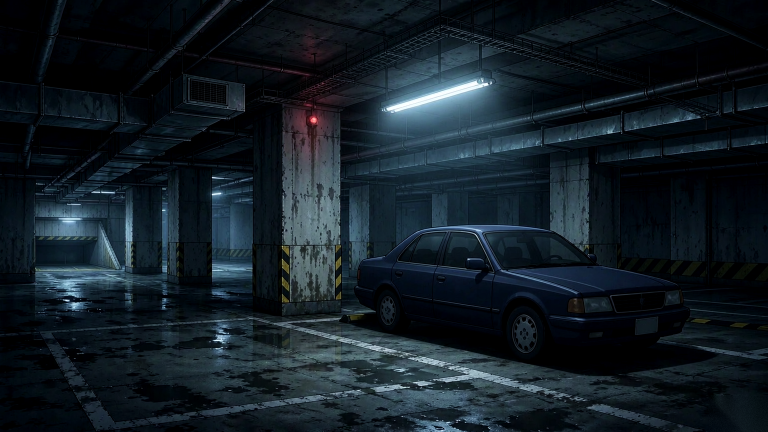
#> input picture 05-images/场景/场景_EP05_地下车库_日漫电影感_v3.png, 1536 x 864 px (shown at 1/2 size)
$ python -i p16_garage_post.py   (imports and definitions only)
#> lines starting #> are read from the running program, lines starting #| are printed output that depends on the picture
#> further down, picture is the input picture: shape (864, 1536, 3); mean B, G, R 37, 29.3, 19.1
# -*- coding: utf-8 -*-
"""P16 地下车库场景图后期：去右下角 AI 水印 + 微调色（压暗降饱和，贴近深蓝近黑车漆）。"""
from pathlib import Path

import cv2
import numpy as np

ROOT = Path(r"D:\HermesWorkspace\ai小说\红绳")
SEG = ROOT / "05-workflow" / "ep05" / "营救陆沉" / "红绳片段16"
SRC = SEG / "验收" / "Japanese_anime_cel_shaded_movi_2026-11-05T14-44-43.png"
OUT_DIR = ROOT / "05-images" / "场景"
# [1 line not run here, left out]


def remove_watermark(bgr: np.ndarray) -> tuple[np.ndarray, np.ndarray]:
    h, w, _ = bgr.shape
    # 水印实测 bbox ≈ (1428,805)-(1526,858)，外扩 10px
    x0, y0, x1, y1 = 1416, 792, w, h
    mask = np.zeros((h, w), np.uint8)
    mask[y0:y1, x0:x1] = 255
    out = cv2.inpaint(bgr, mask, 9, cv2.INPAINT_TELEA)
    # inpaint 后暗部会被抹平，用邻近地面的颗粒噪声补一点纹理
    rng = np.random.default_rng(7)
    patch = out[y0:y1, x0:x1].astype(np.float32)
    noise = rng.normal(0, 3.2, (patch.shape[0], patch.shape[1], 1)).astype(np.float32)
    out[y0:y1, x0:x1] = np.clip(patch + noise, 0, 255).astype(np.uint8)
    return out, mask


def grade(bgr: np.ndarray) -> np.ndarray:
    f = bgr.astype(np.float32) / 255.0
    # 压暗 + 提一点对比（低照度地下空间）
    f = np.power(f, 1.10)
    f = np.clip((f - 0.5) * 1.06 + 0.5, 0, 1)
    # 降饱和（车漆过亮偏紫 → 深蓝近黑）
    hsv = cv2.cvtColor((f * 255).astype(np.uint8), cv2.COLOR_BGR2HSV).astype(np.float32)
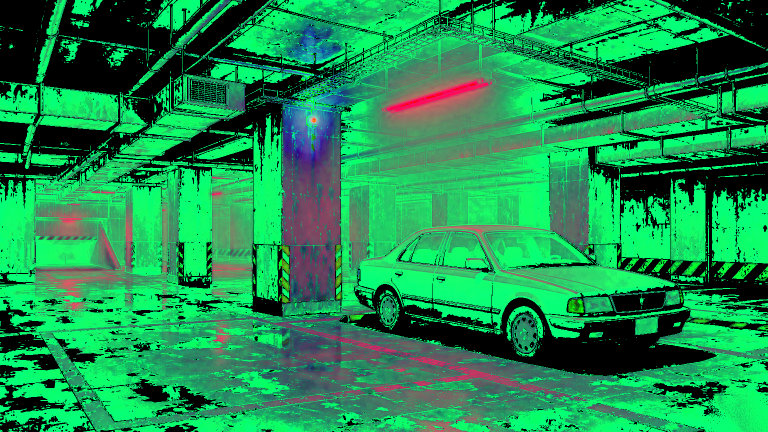
#> hsv: shape (864, 1536, 3) float32 (shown at 1/2 size); mean B, G, R 78.8, 144.5, 27.4
    hsv[..., 1] *= 0.88
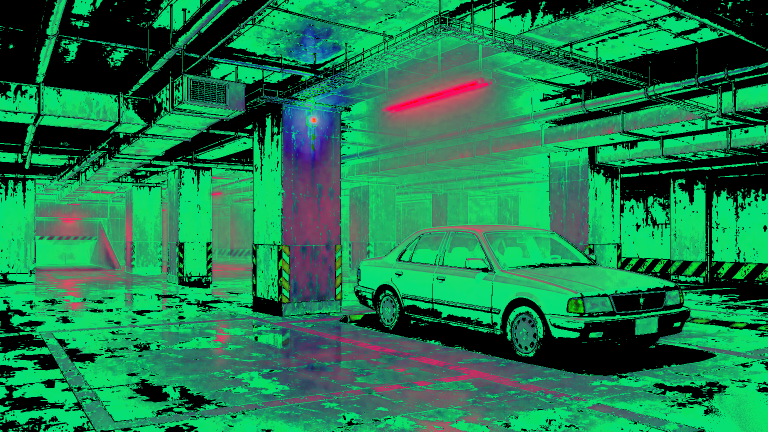
#> hsv: shape (864, 1536, 3) float32 (shown at 1/2 size); mean B, G, R 78.8, 126.8, 27.4
    hsv[..., 2] *= 1.03
    out = cv2.cvtColor(np.clip(hsv, 0, 255).astype(np.uint8), cv2.COLOR_HSV2BGR)
    # 冷色调微偏（暗部加青蓝，高光不动）
    b, g, r = cv2.split(out.astype(np.float32))
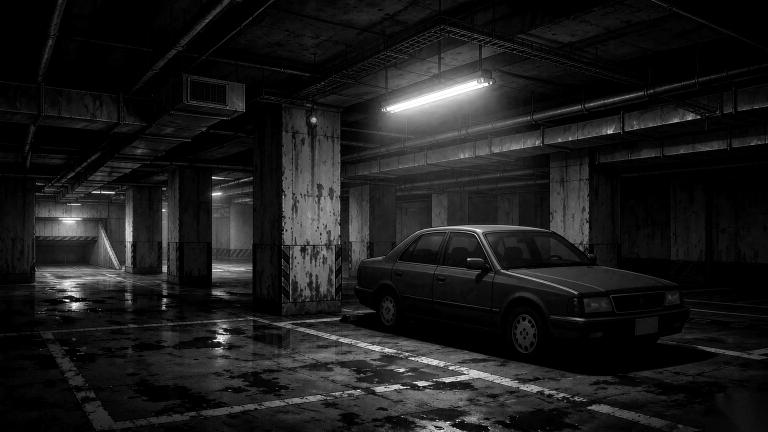
#> b: shape (864, 1536) float32 (shown at 1/2 size); min 0, max 255, mean 27.7
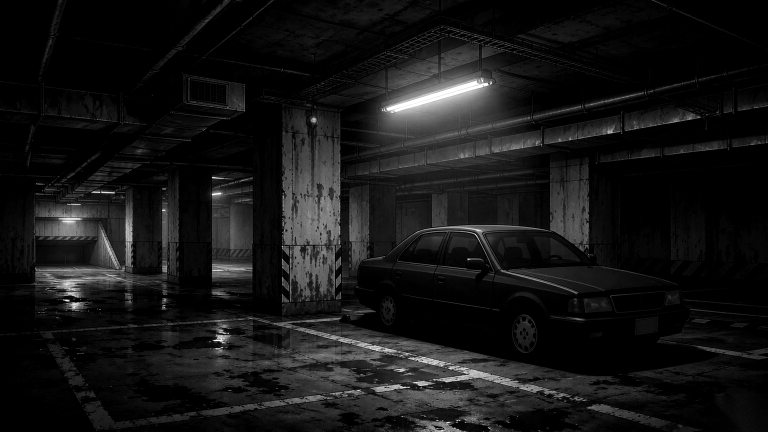
#> g: shape (864, 1536) float32 (shown at 1/2 size); min 0, max 255, mean 21.6
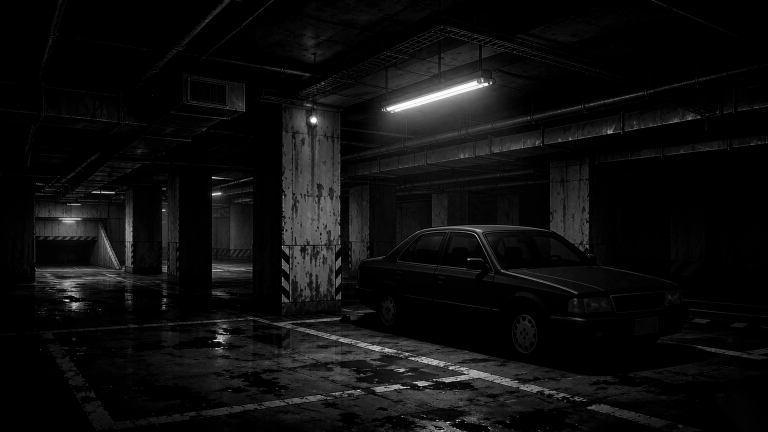
#> r: shape (864, 1536) float32 (shown at 1/2 size); min 0, max 255, mean 14.3
    lum = out.mean(axis=2) / 255.0
    wgt = (1.0 - lum) * 0.10
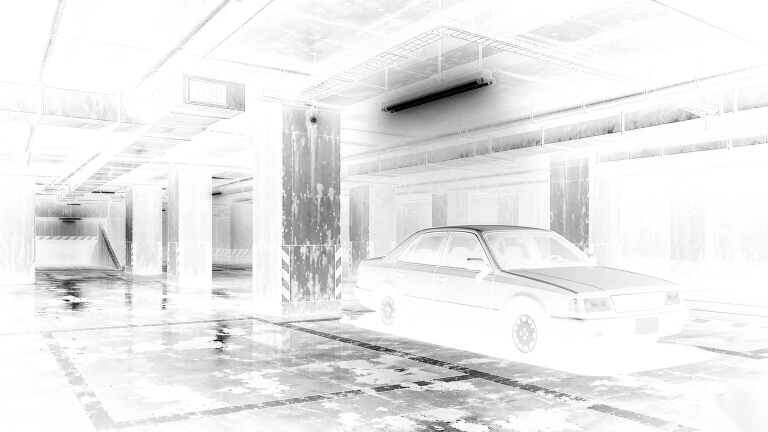
#> wgt: shape (864, 1536) float64 (shown at 1/2 size); min 0, max 0.1, mean 0.0917; drawn with min black and max white
    b = np.clip(b * (1 + wgt), 0, 255)
    g = np.clip(g * (1 + wgt * 0.5), 0, 255)
    r = np.clip(r * (1 - wgt * 0.7), 0, 255)
    return cv2.merge([b, g, r]).astype(np.uint8)


def main() -> None:
    bgr = cv2.imdecode(np.fromfile(str(SRC), dtype=np.uint8), cv2.IMREAD_COLOR)
    print("src", bgr.shape)
    clean, _ = remove_watermark(bgr)
    cv2.imencode(".png", clean)[1].tofile(str(SEG / "验收" / "_车库v3_去水印.png"))

    final = grade(clean)
    out = OUT_DIR / "场景_EP05_地下车库_日漫电影感_v3.png"
    cv2.imencode(".png", final)[1].tofile(str(out))
    print("saved", out, final.shape)

    # 上传包用 jpg（金鱼参考图）
    up = SEG / "上传包" / "image3_garage_anime_v3.jpg"
    cv2.imencode(".jpg", final, [int(cv2.IMWRITE_JPEG_QUALITY), 94])[1].tofile(str(up))
    print("saved", up)


# [2 lines not run here, left out]

>>> import cv2
>>> picture = cv2.imread('../../05-images/场景/场景_EP05_地下车库_日漫电影感_v3.png')
>>> result = grade(picture)

$ run again, on 05-images/场景/场景_ND值班中心.png
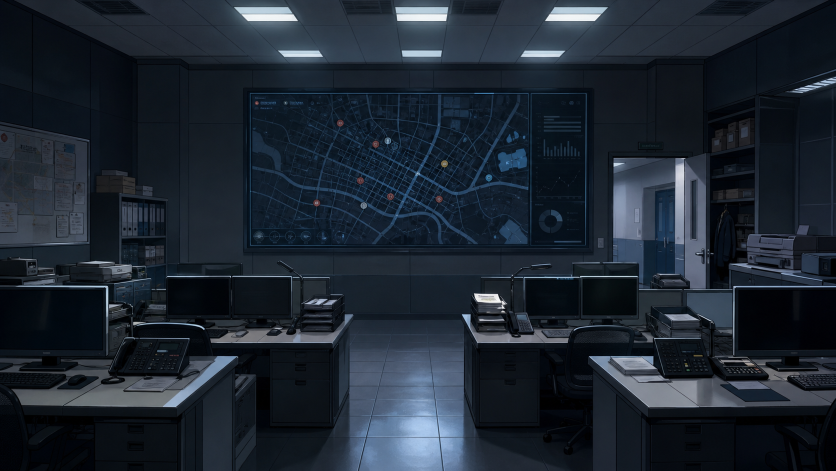
#> input picture 05-images/场景/场景_ND值班中心.png, 1672 x 941 px (shown at 1/2 size)
#> picture is the input picture: shape (941, 1672, 3); mean B, G, R 49.3, 38.6, 29.7
#> in grade, `b, g, r = cv2.split(out.astype(np.float32))`:
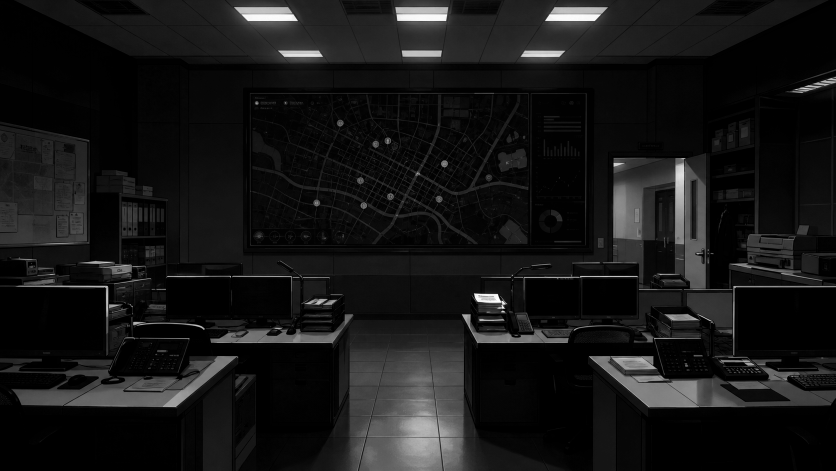
#> r: shape (941, 1672) float32 (shown at 1/2 size); min 0, max 255, mean 22
#> in grade, `wgt = (1.0 - lum) * 0.10`:
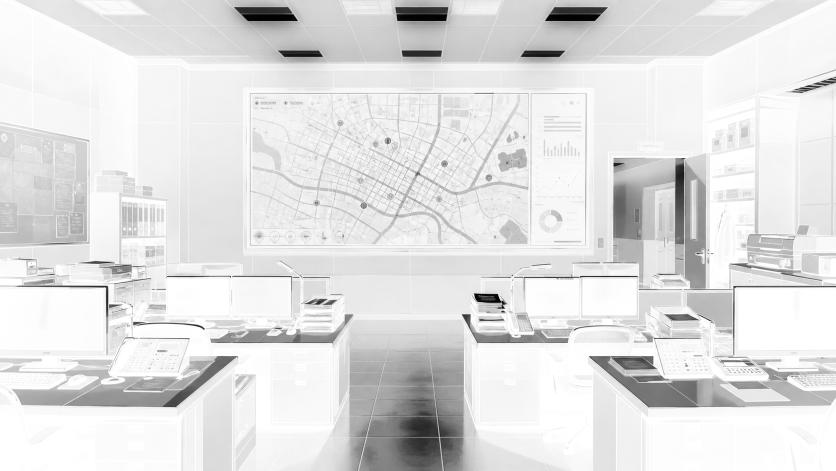
#> wgt: shape (941, 1672) float64 (shown at 1/2 size); min 0, max 0.1, mean 0.0883; drawn with min black and max white
